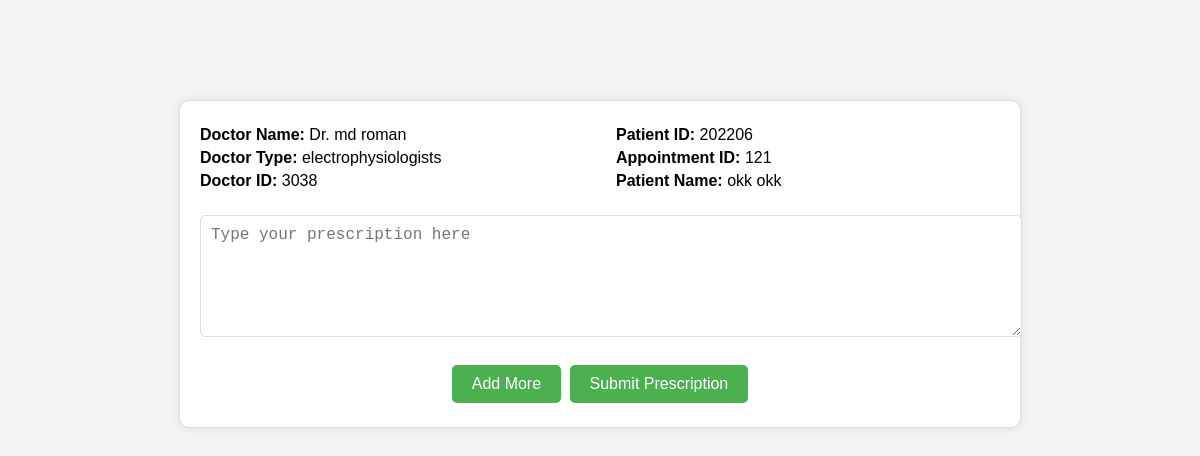
/Topic-2/mdobidulhuqsagor/submitPrescriptionForm.php?appointment_id=121 (signed in), run on the app's committed database.
### tables this page shows
CREATE TABLE `appointments` (
  `appointment_id` int(3) UNSIGNED ZEROFILL NOT NULL,
  `patient_id` int(6) UNSIGNED ZEROFILL DEFAULT NULL,
  `doctor_id` int(4) UNSIGNED DEFAULT NULL,
  `first_name` varchar(100) DEFAULT NULL,
  `last_name` varchar(100) DEFAULT NULL,
  `email` varchar(100) DEFAULT NULL,
  `phone` varchar(20) DEFAULT NULL,
  `doctor_type` varchar(50) DEFAULT NULL,
  `doctor_name` varchar(100) DEFAULT NULL,
  `appointment_date` date DEFAULT NULL,
  `appointment_time` time DEFAULT NULL,
  `room_number` varchar(10) DEFAULT NULL,
  `fees` decimal(10,2) DEFAULT NULL
);

CREATE TABLE `doctorregistrations` (
  `doctor_id` int(4) UNSIGNED ZEROFILL NOT NULL,
  `title` varchar(10) NOT NULL,
  `first_name` varchar(50) NOT NULL,
  `last_name` varchar(50) NOT NULL,
  `dob` date NOT NULL,
  `gender` varchar(10) NOT NULL,
  `district` varchar(50) NOT NULL,
  `national_id` varchar(50) NOT NULL,
  `registration_number` varchar(50) NOT NULL,
  `doctor_type` varchar(50) NOT NULL,
  `mobile_number` varchar(20) NOT NULL,
  `email` varchar(100) NOT NULL,
  `password` varchar(255) NOT NULL,
  `approved` tinyint(1) NOT NULL
);

### Topic-2/mdobidulhuqsagor/submitPrescriptionForm.php (the view, shortened to what this page needs)
<?php
$servername = "localhost";
$username = "root";
$password = "";
$dbname = "Dmedic";
try {
    $pdo = new PDO("mysql:host=$servername;dbname=$dbname", $username, $password);
    $pdo->setAttribute(PDO::ATTR_ERRMODE, PDO::ERRMODE_EXCEPTION);
    $appointment_id = $_GET['appointment_id'];
    $sql = $pdo->prepare("SELECT a.appointment_id, a.patient_id, a.first_name AS patient_first_name, a.last_name AS patient_last_name,
                          d.first_name AS doctor_first_name, d.last_name AS doctor_last_name, d.doctor_type, d.doctor_id
                          FROM appointments a
                          JOIN doctorRegistrations d ON a.doctor_id = d.doctor_id
                          WHERE a.appointment_id = :appointment_id");
    $sql->bindParam(':appointment_id', $appointment_id, PDO::PARAM_INT);
    $sql->execute();
    $appointment = $sql->fetch(PDO::FETCH_ASSOC);
} catch (PDOException $e) {
    echo "Database Error: " . $e->getMessage();
} catch (Exception $e) {
    echo "Error: " . $e->getMessage();
}
?>
<!DOCTYPE html>
<html lang="en">
<head>
</head>
<body>
    <div class="prescription-form">
        <div class="header">
            <div>
                <p><strong>Doctor Name:</strong> Dr. <?php echo htmlspecialchars($appointment['doctor_first_name'] . ' ' . $appointment['doctor_last_name']); ?></p>
                <p><strong>Doctor Type:</strong> <?php echo htmlspecialchars($appointment['doctor_type']); ?></p>
                <p><strong>Doctor ID:</strong> <?php echo htmlspecialchars($appointment['doctor_id']); ?></p>
            </div>
            <div>
                <p><strong>Patient ID:</strong> <?php echo htmlspecialchars($appointment['patient_id']); ?></p>
                <p><strong>Appointment ID:</strong> <?php echo htmlspecialchars($appointment['appointment_id']); ?></p>
                <p><strong>Patient Name:</strong> <?php echo htmlspecialchars($appointment['patient_first_name'] . ' ' . $appointment['patient_last_name']); ?></p>
            </div>
        </div>
        <form method="post">
            <div id="prescription-container">
                <div class="prescription-box">
                    <textarea name="prescription[]" rows="4" placeholder="Type your prescription here"></textarea>
                </div>
            </div>
            <div class="buttons-container">
                <button type="button" onclick="addPrescriptionBox()">Add More</button>
                <button type="submit">Submit Prescription</button>
            </div>
        </form>
    </div>
</body>
</html>

### Topic-2/mdobidulhuqsagor/submitPrescriptionForm.php (style rules this page uses)
body { font-family: Arial, sans-serif; margin: 0; padding: 0; background-color: #f4f4f4; }
.prescription-form { max-width: 800px; margin: 100px auto; padding: 20px; border: 1px solid #ddd; background-color: #fff; box-shadow: 0 0 10px rgba(0, 0, 0, 0.1); border-radius: 10px; }
.header { display: flex; justify-content: space-between; margin-bottom: 20px; }
.header div { width: 48%; }
.header div p { margin: 5px 0; font-size: 16px; }
.prescription-box { margin-bottom: 15px; }
.prescription-box textarea { width: 100%; padding: 10px; font-size: 16px; border: 1px solid #ddd; border-radius: 5px; resize: vertical; min-height: 100px; }
.buttons-container { text-align: center; margin-top: 20px; }
.buttons-container button { background-color: #4CAF50; color: white; border: none; padding: 10px 20px; text-align: center; text-decoration: none; display: inline-block; font-size: 16px; margin: 4px 2px; cursor: pointer; border-radius: 5px; transition: background-color 0.3s; }

### data on the page
appointments: doctor.last_name "md roman", doctor.doctor_type "electrophysiologists", doctor.doctor_id "3038", patient "202206", appointment_id "121", first_name+last_name "okk okk"
